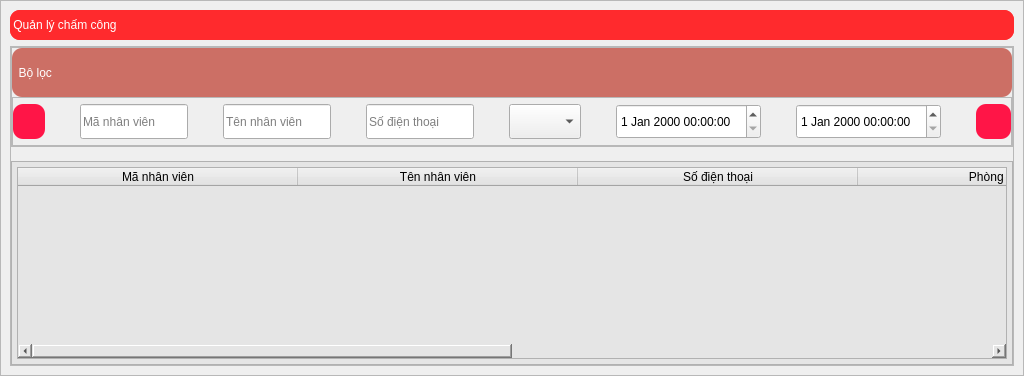
            <widget class="QWidget" name="page">
             <layout class="QVBoxLayout" name="verticalLayout_13">
              <property name="spacing">
               <number>0</number>
              </property>
              <property name="leftMargin">
               <number>0</number>
              </property>
              <property name="topMargin">
               <number>0</number>
              </property>
              <property name="rightMargin">
               <number>0</number>
              </property>
              <property name="bottomMargin">
               <number>0</number>
              </property>
              <item>
               <widget class="QFrame" name="frame_13">
                <property name="frameShape">
                 <enum>QFrame::StyledPanel</enum>
                </property>
                <property name="frameShadow">
                 <enum>QFrame::Raised</enum>
                </property>
                <layout class="QVBoxLayout" name="verticalLayout_14">
                 <item>
                  <widget class="QFrame" name="frame_16">
                   <property name="minimumSize">
                    <size>
                     <width>0</width>
                     <height>30</height>
                    </size>
                   </property>
                   <property name="maximumSize">
                    <size>
                     <width>16777215</width>
                     <height>30</height>
                    </size>
                   </property>
                   <property name="styleSheet">
                    <string notr="true">background-color: rgb(255, 42, 45);font: 75 10pt &quot;MS Shell Dlg 2&quot;;
color: rgb(255, 255, 255);    border-radius: 10px;</string>
                   </property>
                   <property name="frameShape">
                    <enum>QFrame::StyledPanel</enum>
                   </property>
                   <property name="frameShadow">
                    <enum>QFrame::Raised</enum>
                   </property>
                   <layout class="QVBoxLayout" name="verticalLayout_16">
                    <property name="spacing">
                     <number>0</number>
                    </property>
                    <property name="leftMargin">
                     <number>0</number>
                    </property>
                    <property name="topMargin">
                     <number>0</number>
                    </property>
                    <property name="rightMargin">
                     <number>0</number>
                    </property>
                    <property name="bottomMargin">
                     <number>0</number>
                    </property>
                    <item>
                     <widget class="QLabel" name="label_11">
                      <property name="text">
                       <string> Quản lý chấm công</string>
                      </property>
                     </widget>
                    </item>
                   </layout>
                  </widget>
                 </item>
                 <item>
                  <widget class="QFrame" name="frame_14">
                   <property name="frameShape">
                    <enum>QFrame::StyledPanel</enum>
                   </property>
                   <property name="frameShadow">
                    <enum>QFrame::Raised</enum>
                   </property>
                   <layout class="QVBoxLayout" name="verticalLayout_15">
                    <property name="spacing">
                     <number>14</number>
                    </property>
                    <property name="leftMargin">
                     <number>0</number>
                    </property>
                    <property name="topMargin">
                     <number>0</number>
                    </property>
                    <property name="rightMargin">
                     <number>0</number>
                    </property>
                    <property name="bottomMargin">
                     <number>0</number>
                    </property>
                    <item>
                     <widget class="QFrame" name="frame_17">
                      <property name="sizePolicy">
                       <sizepolicy hsizetype="Maximum" vsizetype="Preferred">
                        <horstretch>0</horstretch>
                        <verstretch>0</verstretch>
                       </sizepolicy>
                      </property>
                      <property name="minimumSize">
                       <size>
                        <width>0</width>
                        <height>100</height>
                       </size>
                      </property>
                      <property name="maximumSize">
                       <size>
                        <width>10000</width>
                        <height>200</height>
                       </size>
                      </property>
                      <property name="styleSheet">
                       <string notr="true"/>
                      </property>
                      <property name="frameShape">
                       <enum>QFrame::StyledPanel</enum>
                      </property>
                      <property name="frameShadow">
                       <enum>QFrame::Raised</enum>
                      </property>
                      <layout class="QVBoxLayout" name="verticalLayout_18">
                       <property name="spacing">
                        <number>0</number>
                       </property>
                       <property name="leftMargin">
                        <number>0</number>
                       </property>
                       <property name="topMargin">
                        <number>0</number>
                       </property>
                       <property name="rightMargin">
                        <number>0</number>
                       </property>
                       <property name="bottomMargin">
                        <number>0</number>
                       </property>
                       <item>
                        <widget class="QLabel" name="label_13">
                         <property name="styleSheet">
                          <string notr="true">
color: rgb(255, 255, 255);
font: 75 10pt &quot;MS Shell Dlg 2&quot;;border-radius: 10px;background-color: rgba(204, 111, 101);</string>
                         </property>
                         <property name="text">
                          <string>  Bộ lọc</string>
                         </property>
                        </widget>
                       </item>
                       <item>
                        <widget class="QFrame" name="frame_21">
                         <property name="sizePolicy">
                          <sizepolicy hsizetype="Minimum" vsizetype="Preferred">
                           <horstretch>0</horstretch>
                           <verstretch>0</verstretch>
                          </sizepolicy>
                         </property>
                         <property name="frameShape">
                          <enum>QFrame::StyledPanel</enum>
                         </property>
                         <property name="frameShadow">
                          <enum>QFrame::Raised</enum>
                         </property>
                         <layout class="QHBoxLayout" name="horizontalLayout_13">
                          <property name="spacing">
                           <number>35</number>
                          </property>
                          <property name="leftMargin">
                           <number>0</number>
                          </property>
                          <property name="topMargin">
                           <number>0</number>
                          </property>
                          <property name="rightMargin">
                           <number>0</number>
                          </property>
                          <property name="bottomMargin">
                           <number>0</number>
                          </property>
                          <item>
                           <widget class="QPushButton" name="pushButton_19">
                            <property name="maximumSize">
                             <size>
                              <width>70</width>
                              <height>35</height>
                             </size>
                            </property>
                            <property name="styleSheet">
                             <string notr="true">QPushButton {	
background-color: rgb(255, 21, 71);
	background-image: url(:/16x16/icons/16x16/cil-reload.png);
	background-position: center;
    background-repeat: no-repeat;
	border: none;
	border-radius: 10px;
}
QPushButton:hover {
	background-color: rgb(151, 10, 16);
}
</string>
                            </property>
                            <property name="text">
                             <string/>
                            </property>
                           </widget>
                          </item>
                          <item>
                           <widget class="QLineEdit" name="lineEdit_3">
                            <property name="sizePolicy">
                             <sizepolicy hsizetype="Minimum" vsizetype="Fixed">
                              <horstretch>0</horstretch>
                              <verstretch>0</verstretch>
                             </sizepolicy>
                            </property>
                            <property name="minimumSize">
                             <size>
                              <width>100</width>
                              <height>35</height>
                             </size>
                            </property>
                            <property name="text">
                             <string/>
                            </property>
                            <property name="placeholderText">
                             <string>Mã nhân viên </string>
                            </property>
                           </widget>
                          </item>
                          <item>
                           <widget class="QLineEdit" name="lineEdit_12">
                            <property name="sizePolicy">
                             <sizepolicy hsizetype="Minimum" vsizetype="Fixed">
                              <horstretch>0</horstretch>
                              <verstretch>0</verstretch>
                             </sizepolicy>
                            </property>
                            <property name="minimumSize">
                             <size>
                              <width>0</width>
                              <height>35</height>
                             </size>
                            </property>
                            <property name="placeholderText">
                             <string>Tên nhân viên </string>
                            </property>
                           </widget>
                          </item>
                          <item>
                           <widget class="QLineEdit" name="lineEdit_13">
                            <property name="sizePolicy">
                             <sizepolicy hsizetype="Minimum" vsizetype="Fixed">
                              <horstretch>0</horstretch>
                              <verstretch>0</verstretch>
                             </sizepolicy>
                            </property>
                            <property name="minimumSize">
                             <size>
                              <width>0</width>
                              <height>35</height>
                             </size>
                            </property>
                            <property name="placeholderText">
                             <string>Số điện thoại</string>
                            </property>
                           </widget>
                          </item>
                          <item>
                           <widget class="QComboBox" name="comboBox_8">
                            <property name="minimumSize">
                             <size>
                              <width>0</width>
                              <height>35</height>
                             </size>
                            </property>
                            <property name="currentText">
                             <string/>
                            </property>
                            <property name="sizeAdjustPolicy">
                             <enum>QComboBox::AdjustToContents</enum>
                            </property>
                           </widget>
                          </item>
                          <item>
                           <widget class="QDateTimeEdit" name="dateTimeEdit">
                            <property name="minimumSize">
                             <size>
                              <width>0</width>
                              <height>35</height>
                             </size>
                            </property>
                           </widget>
                          </item>
                          <item>
                           <widget class="QDateTimeEdit" name="dateTimeEdit_2">
                            <property name="minimumSize">
                             <size>
                              <width>0</width>
                              <height>35</height>
                             </size>
                            </property>
                           </widget>
                          </item>
                          <item>
                           <widget class="QPushButton" name="pushButton_18">
                            <property name="minimumSize">
                             <size>
                              <width>35</width>
                              <height>35</height>
                             </size>
                            </property>
                            <property name="maximumSize">
                             <size>
                              <width>70</width>
                              <height>35</height>
                             </size>
                            </property>
                            <property name="styleSheet">
                             <string notr="true">QPushButton {	
background-color: rgb(255, 21, 71);
	
	background-image: url(:/16x16/icons/16x16/cil-magnifying-glass.png);
	background-position: center;
    background-repeat: no-repeat;
	border: none;
	border-radius: 10px;
}
QPushButton:hover {
	background-color: rgb(151, 10, 16);
}
</string>
                            </property>
                            <property name="text">
                             <string/>
                            </property>
                           </widget>
                          </item>
                         </layout>
                        </widget>
                       </item>
                      </layout>
                     </widget>
                    </item>
                    <item>
                     <widget class="QFrame" name="frame_18">
                      <property name="styleSheet">
                       <string notr="true">background-color: rgb(229, 229, 229);</string>
                      </property>
                      <property name="frameShape">
                       <enum>QFrame::StyledPanel</enum>
                      </property>
                      <property name="frameShadow">
                       <enum>QFrame::Raised</enum>
                      </property>
                      <layout class="QVBoxLayout" name="verticalLayout_17">
                       <property name="spacing">
                        <number>5</number>
                       </property>
                       <property name="leftMargin">
                        <number>5</number>
                       </property>
                       <property name="topMargin">
                        <number>5</number>
                       </property>
                       <property name="rightMargin">
                        <number>5</number>
                       </property>
                       <property name="bottomMargin">
                        <number>5</number>
                       </property>
                       <item>
                        <widget class="QTableWidget" name="tableWidget">
                         <property name="styleSheet">
                          <string notr="true">/* VERTICAL SCROLLBAR */

QScrollBar:vertical {
	background: rgb(180, 28, 222);
    width: 20px;
    margin:0 0 0 0;
	border-radius: 7px;
 }
QScrollBar::handle:vertical {	
	min-height: 30px;
	border-radius: 7px;
}
QScrollBar::sub-line:vertical {
	
	background-color: rgb(255, 255, 255);
	border: none;
	height: 15px;
	border-top-left-radius: 7px;
	border-top-right-radius: 7px;
	subcontrol-position: top;
	subcontrol-origin: margin;
}
QScrollBar::add-line:vertical {
	border: none;
	height: 15px;
	border-bottom-left-radius: 7px;
	border-bottom-right-radius: 7px;
	subcontrol-position: bottom;
	subcontrol-origin: margin;
}
QScrollBar::up-arrow:vertical, QScrollBar::down-arrow:vertical {
	background: none;
}
QScrollBar::add-page:vertical, QScrollBar::sub-page:vertical {
	background: none;
}

/*-----------------*/
 QScrollBar:horizontall {
	border: none;
    background: rgb(45, 45, 68);
    width: 20px;
    margin:0 0 0 0;
	border-radius: 7px;
 }
QScrollBar::handle:horizontall {	
	background-color: rgb(80, 80, 122);
	min-height: 30px;
	border-radius: 7px;
}
QScrollBar::sub-line:horizontall {
	border: none;
	background-color: rgb(59, 59, 90);
	height: 15px;
	border-top-left-radius: 7px;
	border-top-right-radius: 7px;
	subcontrol-position: top;
	subcontrol-origin: margin;
}
QScrollBar::add-line:horizontall{
	border: none;
	background-color: rgb(59, 59, 90);
	height: 15px;
	border-bottom-left-radius: 7px;
	border-bottom-right-radius: 7px;
	subcontrol-position: bottom;
	subcontrol-origin: margin;
}
QScrollBar::up-arrow:horizontall, QScrollBar::down-arrow:horizontall {
	background: none;
}
QScrollBar::add-page:horizontall, QScrollBar::sub-page:horizontall {
	background: none;
}


















</string>
                         </property>
                         <property name="editTriggers">
                          <set>QAbstractItemView::NoEditTriggers</set>
                         </property>
                         <property name="showGrid">
                          <bool>true</bool>
                         </property>
                         <property name="gridStyle">
                          <enum>Qt::SolidLine</enum>
                         </property>
                         <property name="sortingEnabled">
                          <bool>false</bool>
                         </property>
                         <property name="rowCount">
                          <number>0</number>
                         </property>
                         <attribute name="horizontalHeaderDefaultSectionSize">
                          <number>280</number>
                         </attribute>
                         <attribute name="horizontalHeaderHighlightSections">
                          <bool>false</bool>
                         </attribute>
                         <attribute name="horizontalHeaderShowSortIndicator" stdset="0">
                          <bool>false</bool>
                         </attribute>
                         <attribute name="horizontalHeaderStretchLastSection">
                          <bool>true</bool>
                         </attribute>
                         <attribute name="verticalHeaderVisible">
                          <bool>false</bool>
                         </attribute>
                         <attribute name="verticalHeaderHighlightSections">
                          <bool>true</bool>
                         </attribute>
                         <column>
                          <property name="text">
                           <string>Mã nhân viên</string>
                          </property>
                          <property name="textAlignment">
                           <set>AlignCenter</set>
                          </property>
                          <property name="background">
                           <color alpha="0">
                            <red>134</red>
                            <green>134</green>
                            <blue>134</blue>
                           </color>
                          </property>
                         </column>
                         <column>
                          <property name="text">
                           <string>Tên nhân viên</string>
                          </property>
                          <property name="textAlignment">
                           <set>AlignCenter</set>
                          </property>
                         </column>
                         <column>
                          <property name="text">
                           <string>Số điện thoại</string>
                          </property>
                          <property name="textAlignment">
                           <set>AlignCenter</set>
                          </property>
                         </column>
                         <column>
                          <property name="text">
                           <string>Phòng ban</string>
                          </property>
                          <property name="textAlignment">
                           <set>AlignCenter</set>
                          </property>
                         </column>
                         <column>
                          <property name="text">
                           <string>Thời gian check in</string>
                          </property>
                          <property name="textAlignment">
                           <set>AlignCenter</set>
                          </property>
                         </column>
                         <column>
                          <property name="text">
                           <string>Thời gian check out</string>
                          </property>
                          <property name="textAlignment">
                           <set>AlignCenter</set>
                          </property>
                          <property name="background">
                           <color alpha="0">
                            <red>0</red>
                            <green>0</green>
                            <blue>0</blue>
                           </color>
                          </property>
                         </column>
                        </widget>
                       </item>
                      </layout>
                     </widget>
                    </item>
                   </layout>
                  </widget>
                 </item>
                </layout>
               </widget>
              </item>
             </layout>
            </widget>
